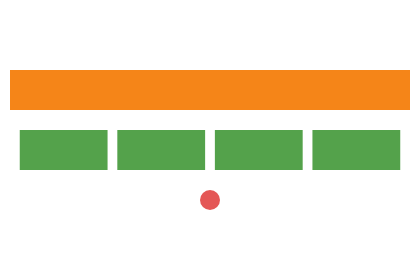

The specification (Vega-Lite) saved for this image:
### Vega specification from a JSON file in a GitHub repository (floating-point values rounded to 4 significant figures)
{"$schema": "https://vega.github.io/schema/vega/v6.json", "description": "**How wide a band is comes from dividing by its space, and upstream guards that division twice where this engine guarded it once.** Vega's band scale is its own rather than d3's, and it reaches the step through two lines: `bandSpace` is `count ? (space > 0 ? space : 1) : 0` over `space = count - paddingInner + paddingOuter * 2`, and `rescale` then divides by `space || 1`. This engine wrote the pair as `maxOf(1.0, space)`, which is neither guard and disagrees with both.\n\n**A padding nothing can read is NaN.** The scale transform walks its parameters and calls a setter per key — `scale[key](_[key])` — and the setter is `Math.max(0, Math.min(1, _))`, which clamps a number and answers NaN for a word. There is no validation and nothing is discarded. `space > 0` is then *false*, so the step divides by **one** and becomes the whole range, while the bandwidth and every position go NaN: upstream draws a chart with nothing placeable in it. A NaN-propagating `max` loses it and loses the step too, but this engine never got that far — `NumberValues.resolve` dropped the NaN and fell back on the default, so a perfectly ordinary chart was drawn where upstream draws none. That is the loudest possible disagreement about a value a binding can deliver by accident, and a binding is exactly the door: `\"padding\": {\"signal\": \"gap\"}` is what a control writes through.\n\n**A space between zero and one is divided by, not rounded up.** This half needs no NaN at all and is the reason the fixture has a second scale. `bandSpace` replaces the space only when it is *not above zero*; a single band carrying half its width in inner padding has a space of `0.5`, and upstream divides a 200-wide range by it to reach a step of 400 and a band that fills the range. `maxOf(1.0, 0.5)` rounds the divisor up to one and draws that band at **half width**, centred. Probed at `paddingInner` of 0.5 — step 400, bandwidth 200 — and of 0.8, where the space is 0.2 and the step is 1000. A fixture carrying only the unreadable padding would pass with this half still wrong, which is why `narrow` is here.\n\n`ordinary` is the control and the only scale that places anything: four bands at a padding of 0.1, where the two formulas agree. `point` is the fourth shape, because a point scale is a band with `paddingInner` pinned at 1 and therefore reaches the same division — a space of `n - 1`, which is **zero** for a single point and takes the guard that `maxOf` happened to cover.", "width": 200, "height": 120, "padding": 5, "signals": [{"name": "gap", "value": "wide"}], "data": [{"name": "four", "values": [{"k": "a"}, {"k": "b"}, {"k": "c"}, {"k": "d"}]}, {"name": "one", "values": [{"k": "a"}]}], "scales": [{"name": "unreadable", "type": "band", "domain": {"data": "four", "field": "k"}, "range": "width", "padding": {"signal": "gap"}}, {"name": "narrow", "type": "band", "domain": {"data": "one", "field": "k"}, "range": "width", "paddingInner": 0.5}, {"name": "ordinary", "type": "band", "domain": {"data": "four", "field": "k"}, "range": "width", "padding": 0.1}, {"name": "point", "type": "point", "domain": {"data": "one", "field": "k"}, "range": "width"}], "marks": [{"type": "rect", "from": {"data": "four"}, "encode": {"update": {"x": {"scale": "unreadable", "field": "k"}, "width": {"scale": "unreadable", "band": 1}, "y": {"value": 0}, "y2": {"value": 20}, "fill": {"value": "#4c78a8"}}}}, {"type": "rect", "from": {"data": "one"}, "encode": {"update": {"x": {"scale": "narrow", "field": "k"}, "width": {"scale": "narrow", "band": 1}, "y": {"value": 30}, "y2": {"value": 50}, "fill": {"value": "#f58518"}}}}, {"type": "rect", "from": {"data": "four"}, "encode": {"update": {"x": {"scale": "ordinary", "field": "k"}, "width": {"scale": "ordinary", "band": 1}, "y": {"value": 60}, "y2": {"value": 80}, "fill": {"value": "#54a24b"}}}}, {"type": "symbol", "from": {"data": "one"}, "encode": {"update": {"x": {"scale": "point", "field": "k"}, "y": {"value": 95}, "size": {"value": 100}, "fill": {"value": "#e45756"}}}}]}
